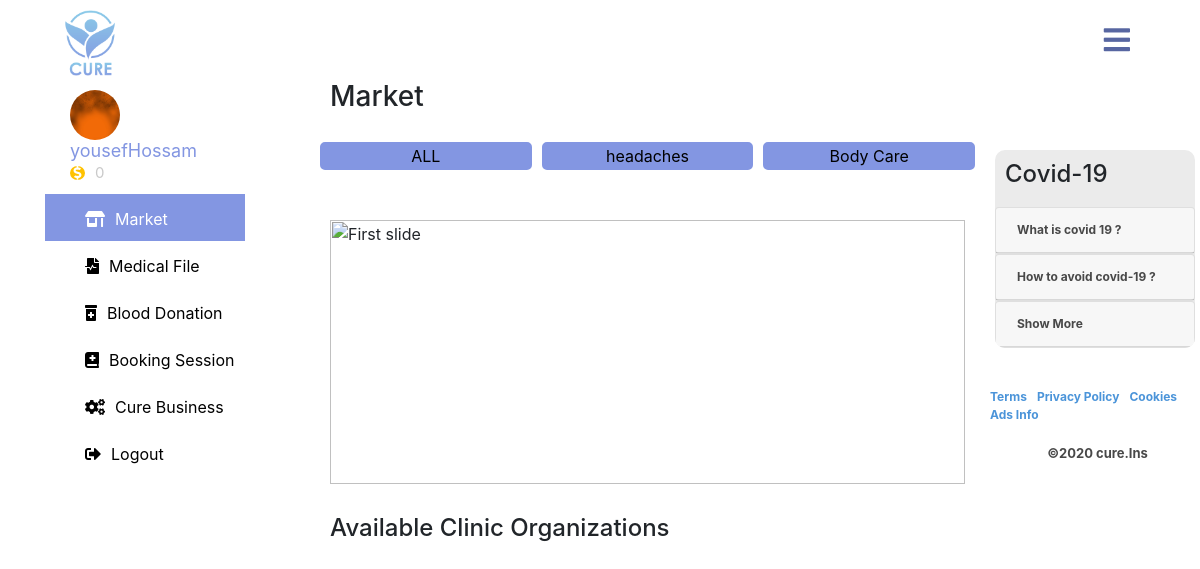
Page /cure-app/booking.php (signed in) on the earlier database version.
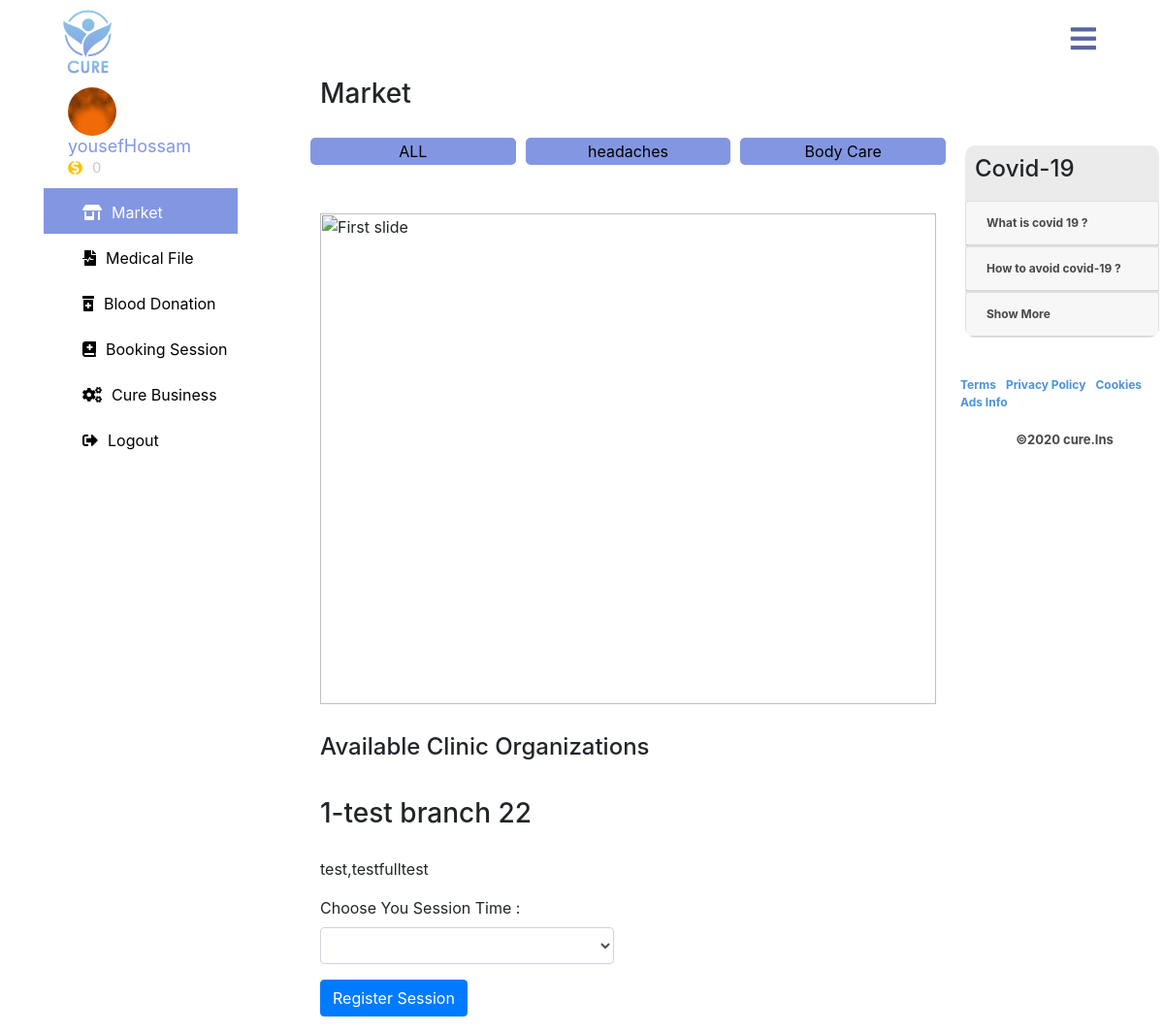
Same page on the later database version.
### tables this page shows
CREATE TABLE `products_categories` (
  `category_id` int(11) NOT NULL,
  `category_name` varchar(255) NOT NULL
);

CREATE TABLE `cure_organizations` (
  `org_id` int(11) NOT NULL,
  `org_name` varchar(255) NOT NULL,
  `org_email` varchar(100) DEFAULT NULL,
  `org_fax` varchar(50) NOT NULL,
  `org_work_type` tinyint(4) NOT NULL DEFAULT '0',
  `org_tree_type` int(11) NOT NULL DEFAULT '0',
  `org_work_id` varchar(30) NOT NULL,
  `org_town` varchar(100) NOT NULL,
  `org_address` varchar(255) NOT NULL,
  `org_status` tinyint(4) NOT NULL DEFAULT '0',
  `owner_id` int(11) NOT NULL
);

### cure-app/classes/database.php (called while the page is built, shortened)
<?php
class database {
    private static $_instance = null ;
    private $_pdo,
            $_query,
            $_error  = false,
            $_results,
            $_count = 0 ;
    private function __construct (){
        try{
            $this -> _pdo = new PDO('mysql:host='.config::get('mysql/host').';dbname=' . config::get('mysql/db'), config::get('mysql/username') ,config::get('mysql/password'));
        }catch(PDOexception $e){
            die($e->getMessage());
        }
    }
    public static function  getInstance () {
        if ( !isset(self::$_instance) ){
            self::$_instance = new database();
        }
        return self::$_instance;
    }
    public function query( $sql , $params = array() ){
        $this -> _error = false ;
        if ($this->_query  = $this->_pdo->prepare($sql)) {
            $x = 1 ;
            if ( count($params) ){
                foreach($params as $param ){
                    $this -> _query->bindValue($x , $param);
                    $x++;
                }
            }
            if ($this->_query->execute()){
                $this->_results = $this->_query->fetchAll(PDO::FETCH_OBJ);
                $this->_count = $this->_query->rowCount();
            }else{
                $this->_error = true ;
            }
        }
        return $this;
    }
    public function action ($action , $table , $where = array()) {
        if ( count($where) == 3 ){
            $operators = array ("=",">","<","<=",">=");
            $field      = $where[0];
            $operator   = $where[1];
            $value      = $where[2];
            if ( in_array($operator,$operators)){
                $sql = "{$action} FROM {$table} WHERE {$field} {$operator} ? ";
                if ( !$this->query($sql,array($value))->error() ){
                    return $this;
                }
            }
        }
        return false;
    }
    public function get ($table,$where) {
        return $this->action('SELECT *',$table,$where);
    }
    public function results(){
        return $this->_results;
    }
    public function first() {
        return $this->results()[0];
    }
    public function error(){
        return $this->_error;
    }
    public function count(){
        return $this->_count;
    }
}

### cure-app/classes/config.php (called while the page is built)
<?php
class config {
    public static function get($path = null ){
        if ( $path ){
            $config = $GLOBALS['config'];
            $path = explode('/',$path);
            foreach ( $path as $bit ){
                if ( isset($config[$bit])){
                    $config = $config[$bit];
                }
            }
            return $config;
        }
        return false;
    }
}

### cure-app/classes/patient.php (called while the page is built, shortened)
<?php
class patient{
    private $_db,$_data,$_sessionName,$_isLogged,$_cookieName;
    public function __construct($user = null){
        $this->_db = database::getInstance();
        $this->_sessionName = config::get('session/session_name');
        if(!$user){
            if( session::exists($this->_sessionName)){
                $user = session::get($this->_sessionName);
                if($this->find($user)){
                    $this->_isLogged = true ;
                }else{
                }
            }
        }else{
            $this->find($user);
        }
    }
    public function find($user = null){
        if($user){
            $field = (is_numeric($user)) ? 'patient_id' :'patient_username';
            $data = $this->_db->get('cure_users',array($field,'=',$user));
            if($data->count()){
                $this->_data = $data->first();
                return true;
            }
        }
        return false;
    }
    public function data(){
        return $this->_data;
    }
    public function isLogged(){
        return $this->_isLogged;
    }
}

### cure-app/classes/session.php (called while the page is built, shortened)
<?php
class session{
    public static function exists($name){
        return (isset($_SESSION[$name])) ? true : false;
    }
    public static function get($name){
        return $_SESSION[$name];
    }
}

### cure-app/classes/treatments.php (called while the page is built, shortened)
<?php
class treatments{
    private $_db,$_data;
    public function __construct(){
        $this->_db = database::getInstance();
    }
    public function listTreatmentsCategories(){
        $data = $this->_db->get("products_categories",array('category_id','>=',"1"));
        if ( $data->count() > 0 ){
            return $data->results();
        }
        return false;
    }
}

### cure-app/classes/orgnization.php (called while the page is built, shortened)
<?php
class orgnization{
    private $_db,$_data,$_sessionName,$_isLogged,$_cookieName;
    public function __construct($user = null){
        $this->_db = database::getInstance();
    }
    public function getClinicOrganizations(){
        $data = $this->_db->get("cure_organizations",array('org_work_type','=',"4"));
        if ( $data->count() > 0 ){
            return $data->results();
        }
        return false;
    }
}

### cure-app/booking.php (the view, shortened to what the changed rows need)
<?php
    $treatment = new treatments();
    $patient = new patient ();
    $orgnization = new orgnization();
    if ( $patient->isLogged() ) {
?>
 <div class="category-list col-md-7">
        <ul class="list-unstyled row text-center">
        <?php
            foreach ( $treatment->listTreatmentsCategories()  as $cat ){
              ?>
                <li class="col-md"><a href="market.php?category=<?php echo $cat->category_id; ?>"><?php echo $cat->category_name; ?></a></li>
              <?php
            }
        ?>
        </ul>
        <div class="row">
            <?php
                foreach( $orgnization->getClinicOrganizations() as $info ){
                    ?>
                        <div class="col-sm-6 col-md-6 col-xs-12">
                            <div class="thumbnail">
                            <div class="caption">
                                <h3><?php echo $info->org_name; ?></h3>
                                <p><?php echo $info->org_address; ?>
                                    <div>
                                        <label> Choose You Session Time :  </label>
                                        <select class="form-control input-sm" id="timer<?php echo $info->org_id; ?>">
                                        </select>
                                    </div>
                                </p>
                                <p><button onclick="registerSession(<?php echo $info->org_id;?> , <?php echo $patient->data()->patient_id;?>)" class="btn btn-primary" role="button">Register Session </button> </p>
                            </div>
                            </div>
                        </div>
                    <?php
                }
            ?>
        </div>
    </div>
<?php
      }else{
        redirect::to('login.php');
      }
?>

Differences in the rows shown:
added cure_organizations: org_name "1-test branch 22", org_address "test,testfulltest"
